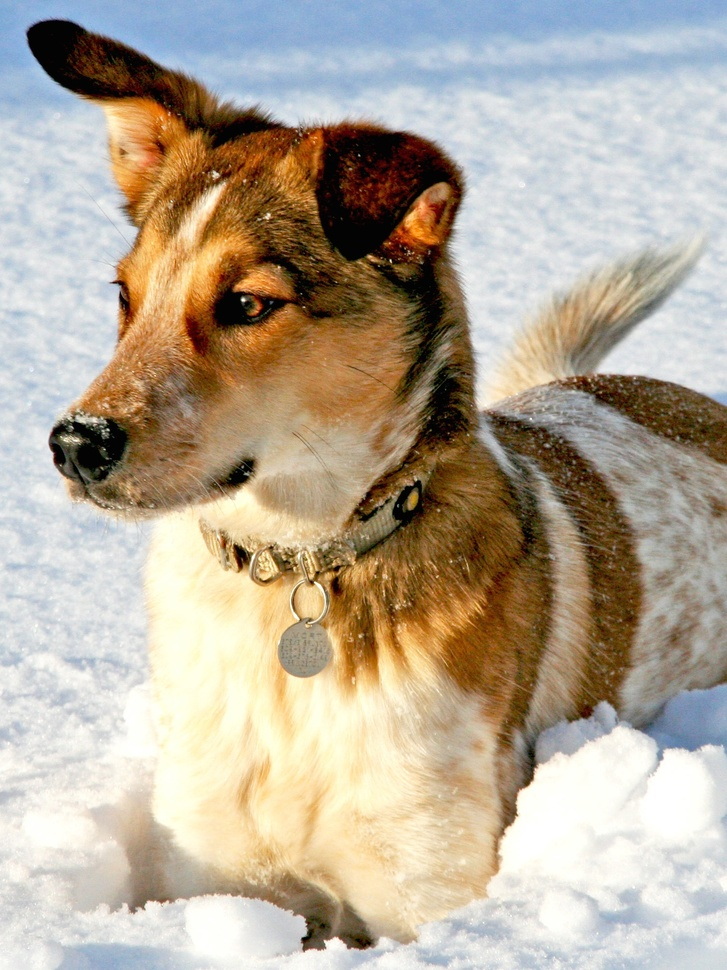
#> input picture SingularValueDecomposition/dog.jpg, 727 x 970 px, shrunk from 1500 x 2000 before the run
$ python ch1.py
#> lines starting #> are read from the running program, lines starting #| are printed output that depends on the picture
from matplotlib.image import imread
import matplotlib.pyplot as plt
import numpy as np
import os


X = np.random.rand(5, 3)                            # [n x m] = [5 x 3]
(U, S, V) = np.linalg.svd(X, full_matrices=True)

econ = X.shape[0] >= X.shape[1]
if econ:
    (U_hat, Σ_hat, V_hat) = np.linalg.svd(X, full_matrices=False)
else:
    (U, Σ, V) = np.linalg.svd(X, full_matrices=True)

# ___________________________________________________________________________________________________
plt.rcParams['figure.figsize'] = [16, 8]

A = imread(os.path.join('dog.jpg'))
#> A is the input picture: shape (970, 727, 3); mean R, G, B 181.4, 169.5, 152
A_gray = np.mean(A, -1)
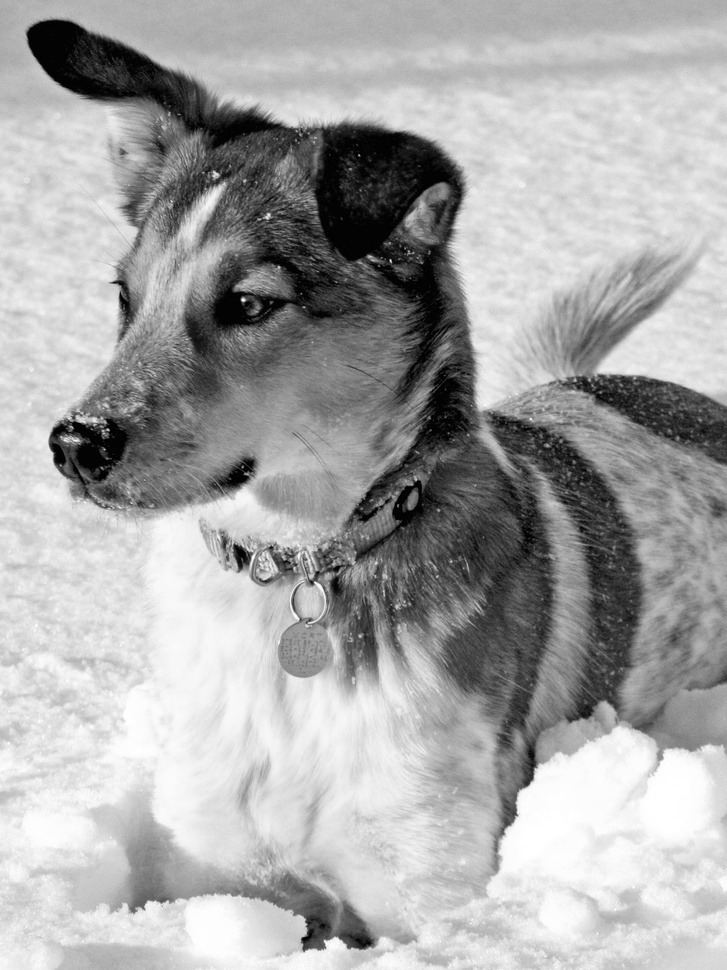
#> A_gray: shape (970, 727) float64; min 0, max 255, mean 167.6

img = plt.imshow(A_gray)
img.set_cmap('gray')
plt.axis('off')
plt.show()

econ = A_gray.shape[0] >= A_gray.shape[1]
#> econ = True
if econ:
    (U, Σ, V_t) = np.linalg.svd(A_gray, full_matrices=False)
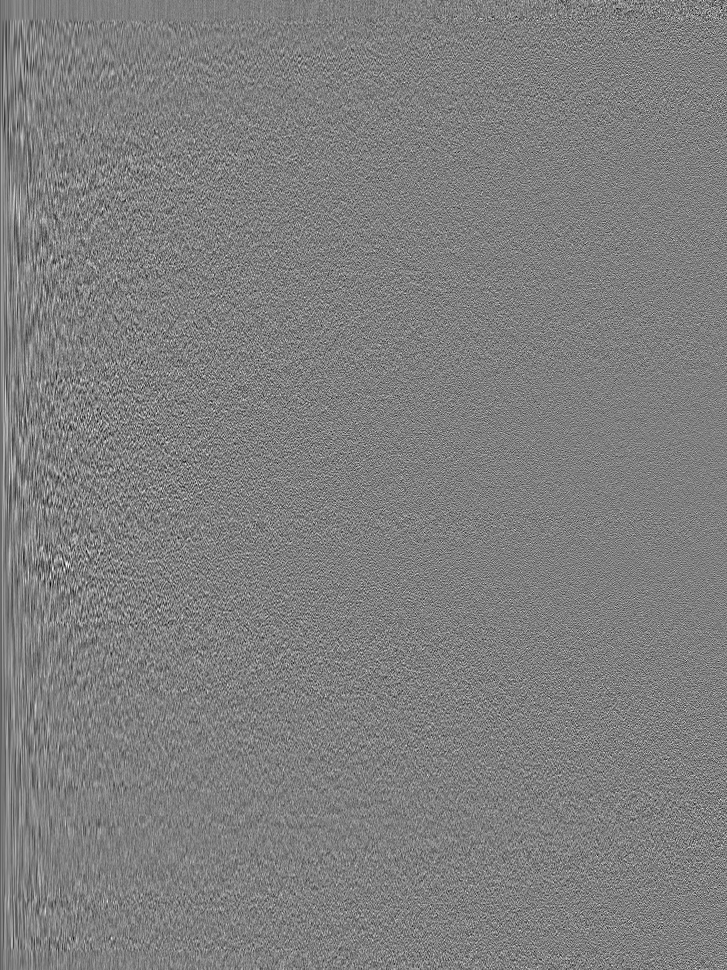
#> U: shape (970, 727) float64; min -0.176, max 0.176, mean -3.31e-05; drawn with min black and max white
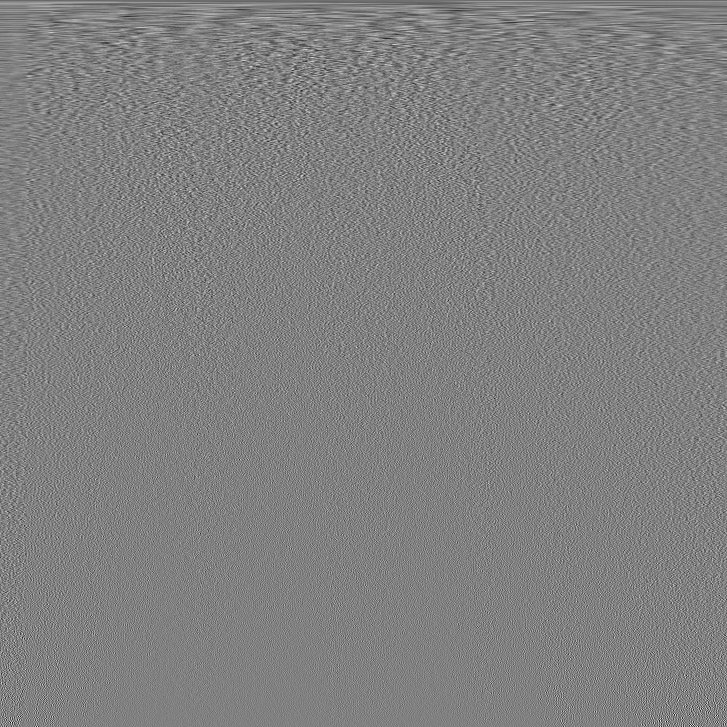
#> V_t: shape (727, 727) float64; min -0.25, max 0.244, mean -6.29e-05; drawn with min black and max white
#> Σ = 727 values, max 144305.8 at index 0, min 6.67 at index 726, mean 667.8
else:
    (U, Σ, V_t) = np.linalg.svd(A_gray, full_matrices=True)
Σ = np.diag(Σ)

j = 0
rank = (5, 20, 100)
for r in rank:
    A_approx = U[:, :r] @ Σ[:r, :r] @ V_t[:r, :]
    plt.figure(j+1)
    j += 1
    img = plt.imshow(A_approx)
    img.set_cmap('gray')
    plt.axis('off')
    plt.title('r = ' + str(r))
#> this loop made 3 passes
#> pass 1, `A_approx = U[:, :r] @ Σ[:r, :r] @ V_t[:r, :]`:
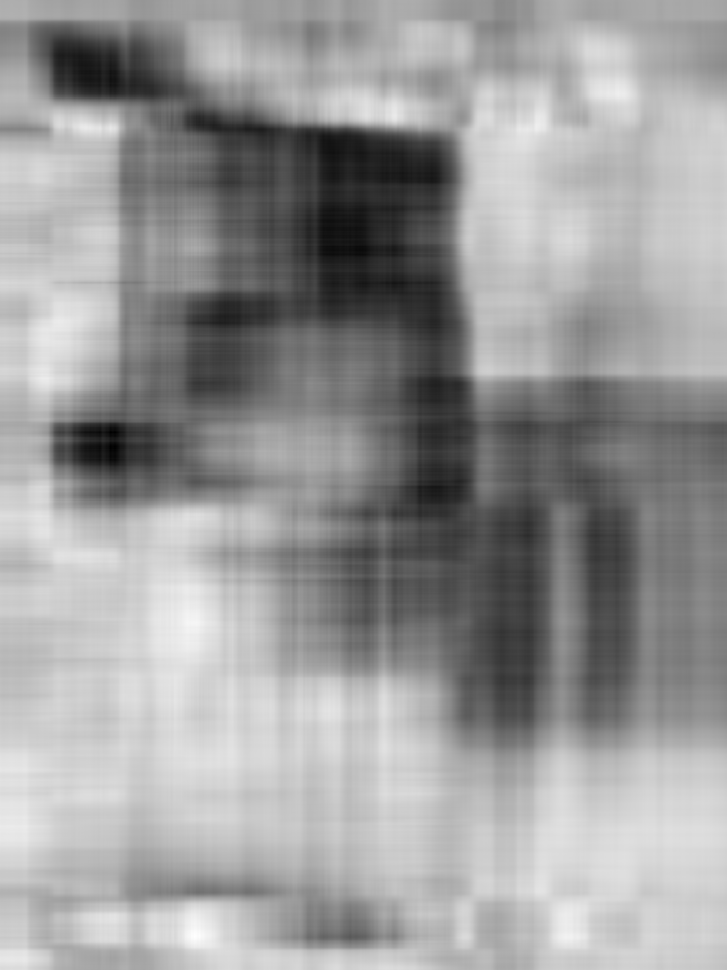
#> A_approx: shape (970, 727) float64; min -9.71, max 283.6, mean 167.6; drawn with min black and max white
#> pass 2, `A_approx = U[:, :r] @ Σ[:r, :r] @ V_t[:r, :]`:
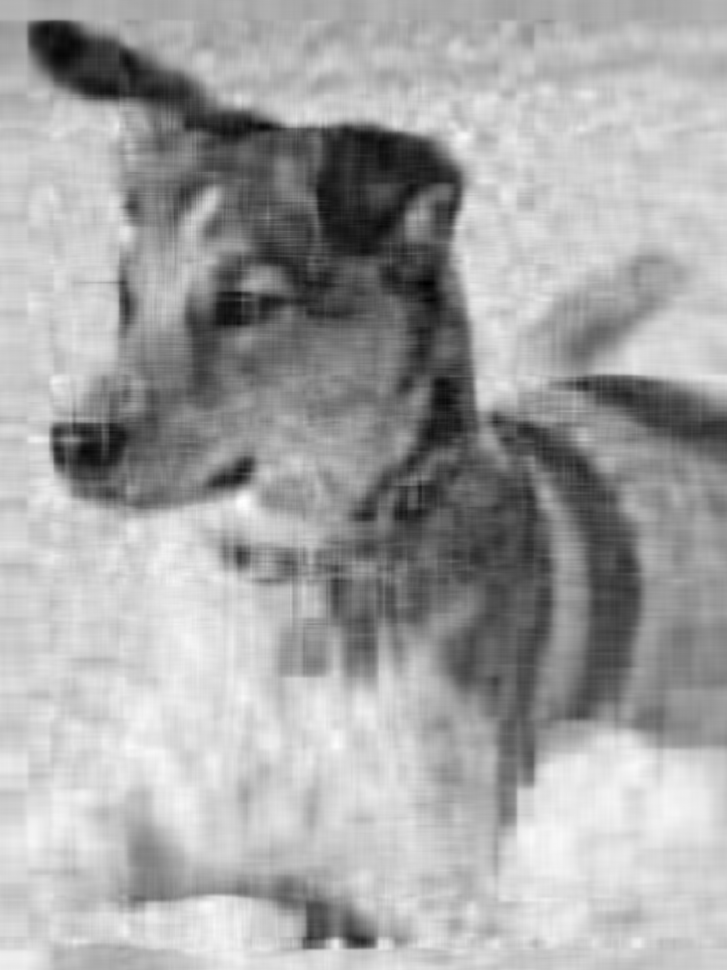
#> A_approx: shape (970, 727) float64; min -30.81, max 277, mean 167.6; drawn with min black and max white
#> after the loop, j = 3

plt.figure(1)
plt.semilogy(np.diag(Σ))
plt.title('Singular Values')
plt.show()
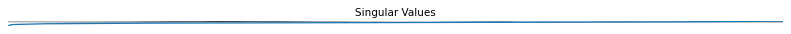
#> figure drawn by matplotlib, 1 panel

plt.figure(2)
plt.plot(np.cumsum(np.diag(Σ))/np.sum(np.diag(Σ)))
plt.title('Cumulative energy')
plt.show()
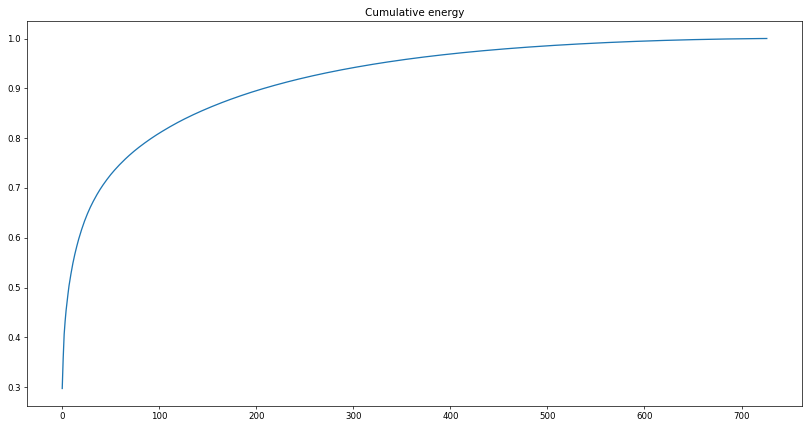
#> figure drawn by matplotlib, 1 panel; curve peaks at x = 726, y = 1
